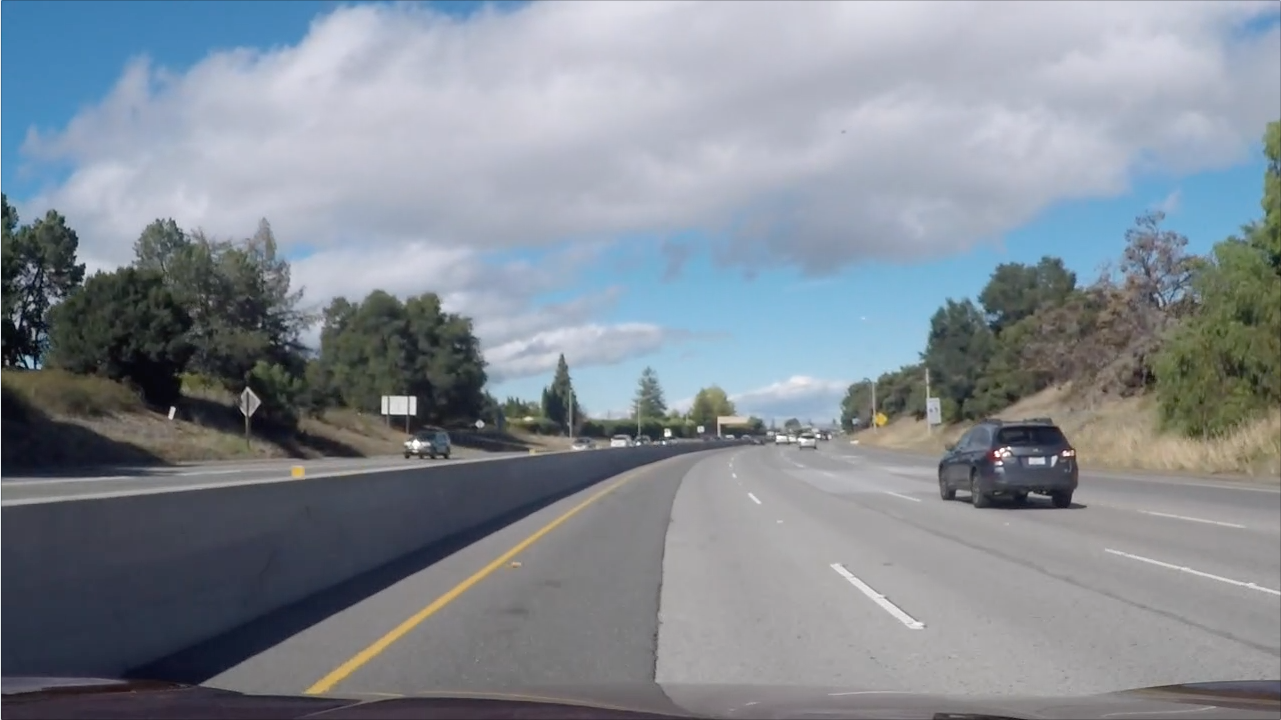
#> input picture test_images/challenge.jpg, 1281 x 720 px; its folder holds only this picture in this run
$ python -i methods.py   (imports and definitions only)   (older library calls are emulated)
#> lines starting #> are read from the running program, lines starting #| are printed output that depends on the picture; after the words box and inside, x2 and y2 are one past the last pixel; in counts of white or black regions, pixels touching at a corner belong together
import cv2
import matplotlib.pyplot as plt
import numpy as np
import pickle
import os.path
import glob
import math as m


# [47 lines left out: functions read_points, cal_undistort, perspective_tr, not called in this run]

def score_pixels(img) -> np.ndarray:
    """
    Takes a road image and returns an image where pixel intensity maps to likelihood of it being part of the lane.

    Each pixel gets its own score, stored as pixel intensity. An intensity of zero means it is not from the lane,
    and a higher score means higher confidence of being from the lane.

    :param img: an image of a road, typically from an overhead perspective.
    :return: The score image.
    """
    # Settings to run thresholding operations on
    settings = [{'name': 'lab_b', 'cspace': 'LAB', 'channel': 2, 'clipLimit': 2.0, 'threshold': 150},
                {'name': 'value', 'cspace': 'HSV', 'channel': 2, 'clipLimit': 6.0, 'threshold': 220},
                {'name': 'lightness', 'cspace': 'HLS', 'channel': 1, 'clipLimit': 2.0, 'threshold': 210}]

    # Perform binary thresholding according to each setting and combine them into one image.
    scores = np.zeros(img.shape[0:2]).astype('uint8')
    for params in settings:
        # Change color space
        color_t = getattr(cv2, 'COLOR_RGB2{}'.format(params['cspace']))
        gray = cv2.cvtColor(img, color_t)[:, :, params['channel']]

        # Normalize regions of the image using CLAHE
        clahe = cv2.createCLAHE(params['clipLimit'], tileGridSize=(8, 8))
        norm_img = clahe.apply(gray)

        # Threshold to binary
        ret, binary = cv2.threshold(norm_img, params['threshold'], 1, cv2.THRESH_BINARY)

        scores += binary
#> this loop made 3 passes
#> ret on passes 1 to 3: 150, 220, 210
#> pass 1, in score_pixels, `ret, binary = cv2.threshold(norm_img, params['threshold'], 1, cv2.THRE..`:
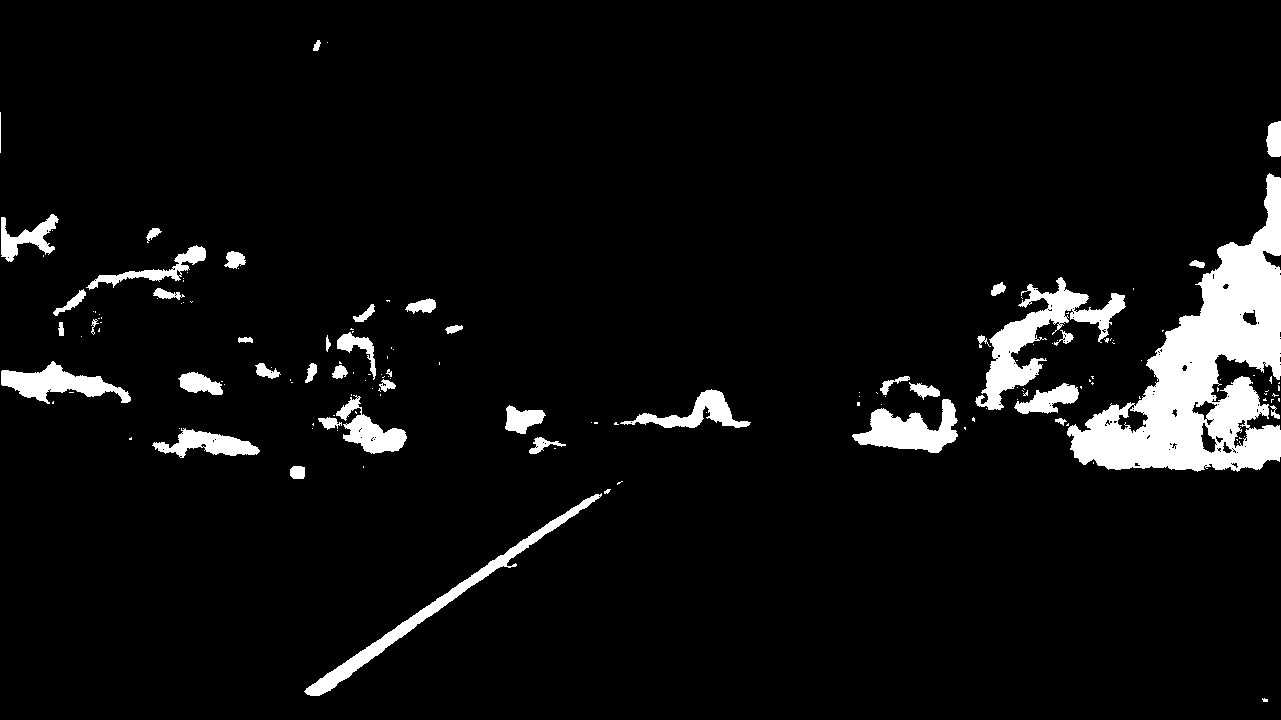
#> binary: shape (720, 1281); values 0 (black) and 1 (white), 6% white; 155 white regions (110 under 20 px), largest, box (x1, y1, x2, y2) and area: (1067, 173, 1281, 472) 25905, (975, 277, 1126, 410) 5350, (304, 493, 602, 696) 3640
#> after the loop:
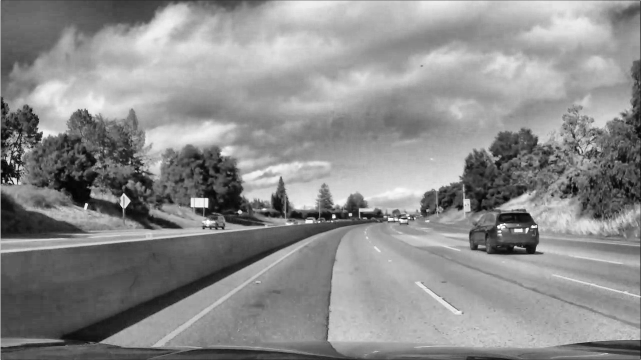
#> norm_img: shape (720, 1281) (shown at 1/2 size); min 0, max 255, mean 140.7

        # Sobel x
    gray = cv2.cvtColor(img, cv2.COLOR_RGB2GRAY)
    sobelx = cv2.Sobel(gray, cv2.CV_64F, 1, 0)  # Take the derivative in x
    abs_sobelx = np.absolute(sobelx)  # Absolute x derivative to accentuate lines away from horizontal
    scaled_sobel = np.uint8(255 * abs_sobelx / np.max(abs_sobelx))

    # Threshold x gradient
    sxbinary = np.zeros_like(scaled_sobel)
    sxbinary[(scaled_sobel >= 20) & (scaled_sobel <= 100)] = 1

    scores += sxbinary
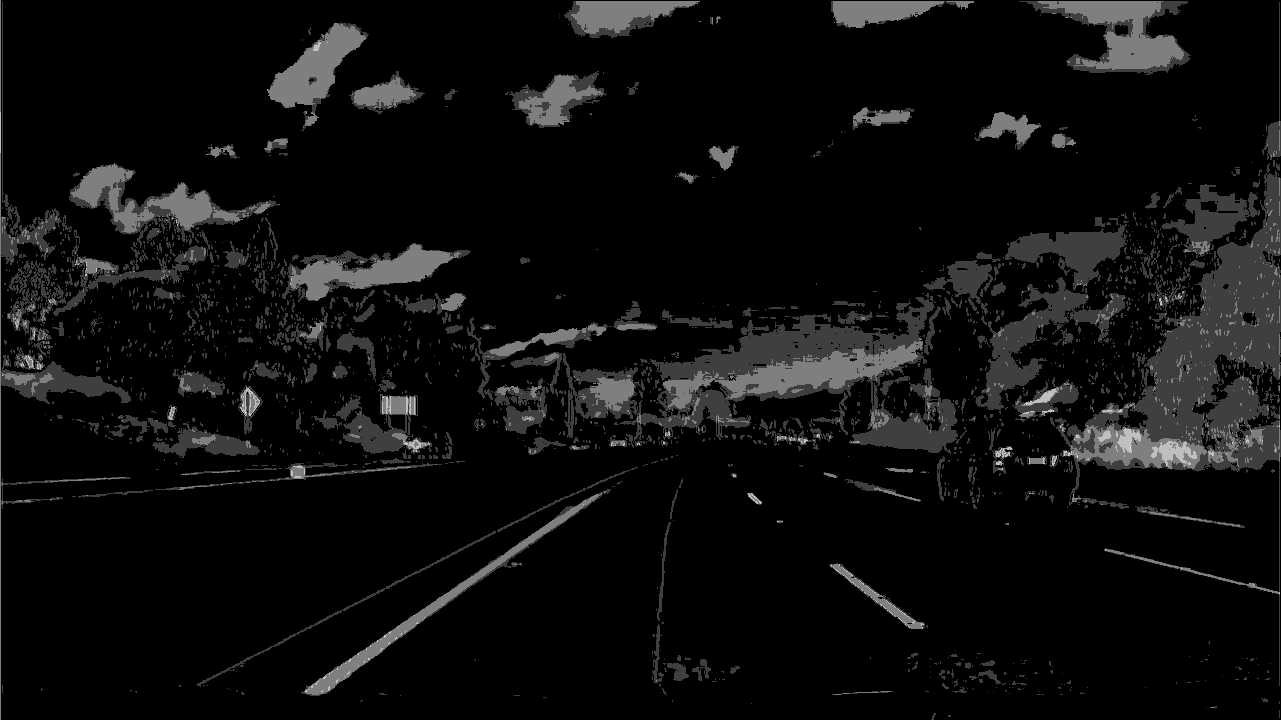
#> scores: shape (720, 1281); min 0, max 4, mean 0.22; drawn with min black and max white

    combined_binary = np.zeros_like(scores)
    combined_binary[scores > 1] = 1

    #         return cv2.normalize(scores, None, 0, 255, cv2.NORM_MINMAX)
    return combined_binary


# [199 lines left out: functions lane_lines, lane_lines2, fit_lanes, get_curvature, draw, not called in this run]

>>> import cv2
>>> picture = cv2.cvtColor(cv2.imread('test_images/challenge.jpg'), cv2.COLOR_BGR2RGB)
>>> result = score_pixels(picture)
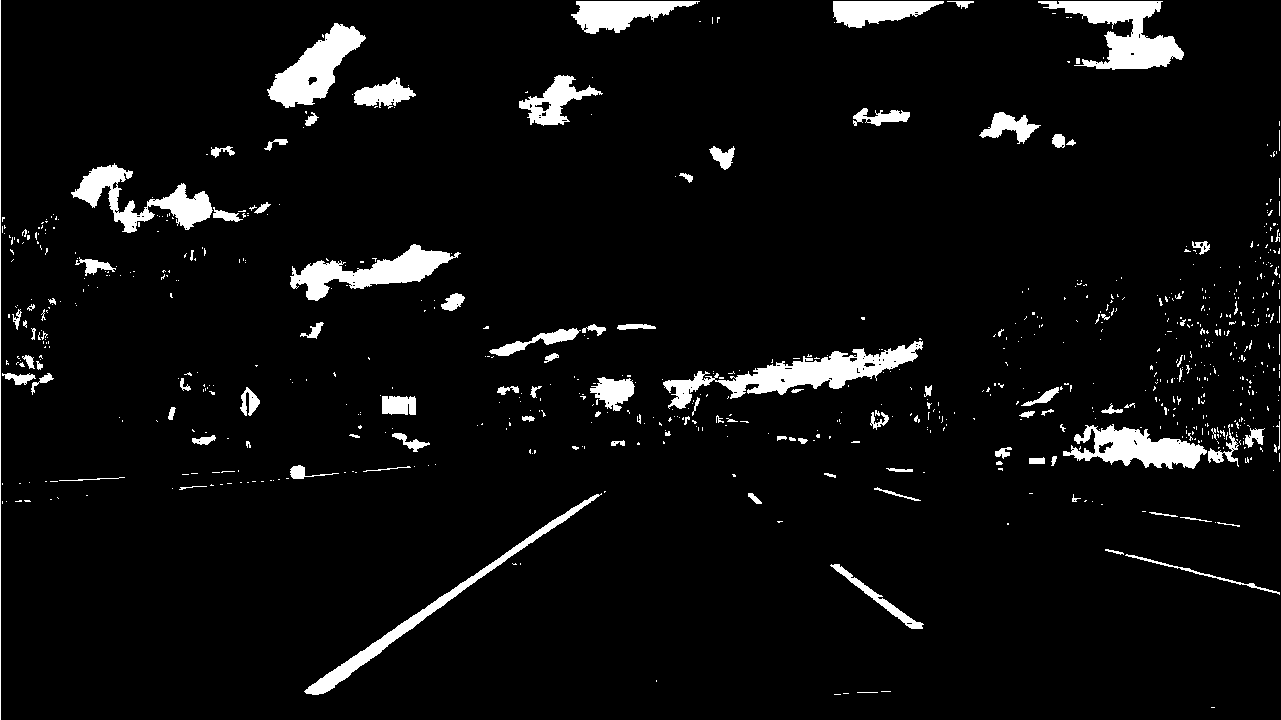
#> result: shape (720, 1281); values 0 (black) and 1 (white), 5.3% white; 770 white regions (656 under 20 px), largest, box (x1, y1, x2, y2) and area: (663, 341, 923, 409) 5162, (1038, 1, 1184, 70) 4370, (267, 23, 366, 108) 3644

$ run again, on test_images/end.jpg
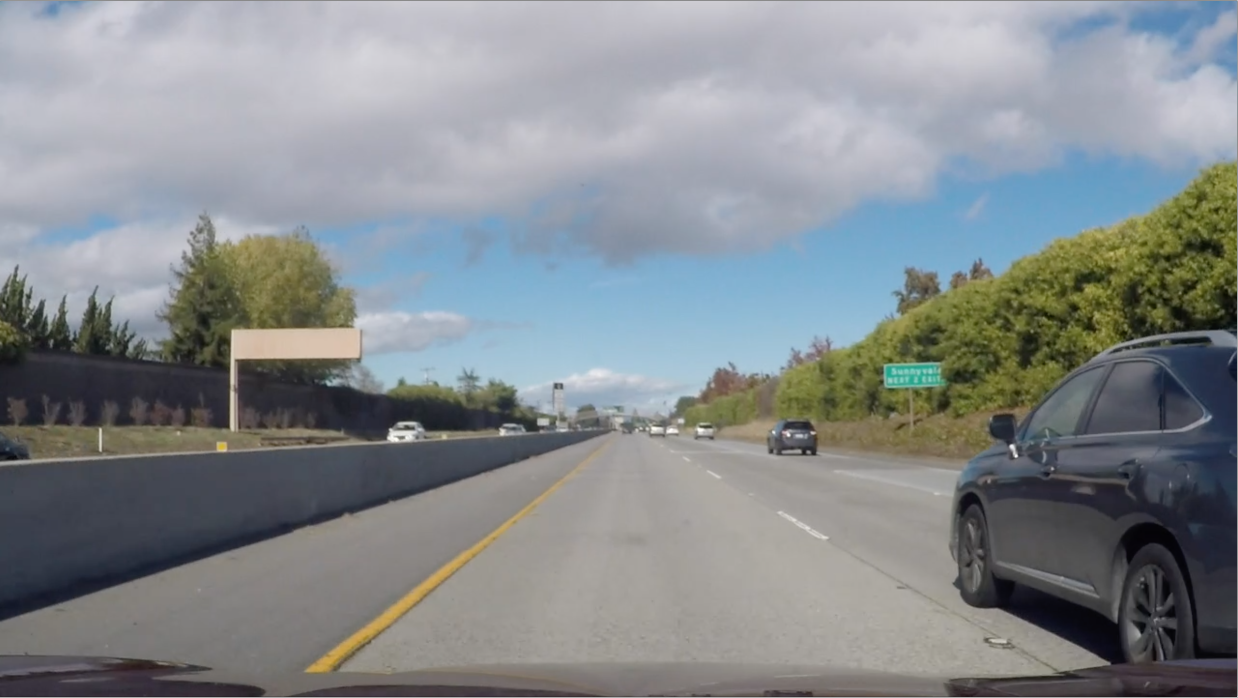
#> input picture test_images/end.jpg, 2476 x 1396 px (shown at 1/2 size)
#> the loop in score_pixels, `for params in settings:` made 3 passes
#> ret on passes 1 to 3: 150, 220, 210
#> pass 1, in score_pixels, `ret, binary = cv2.threshold(norm_img, params['threshold'], 1, cv2.THRE..`:
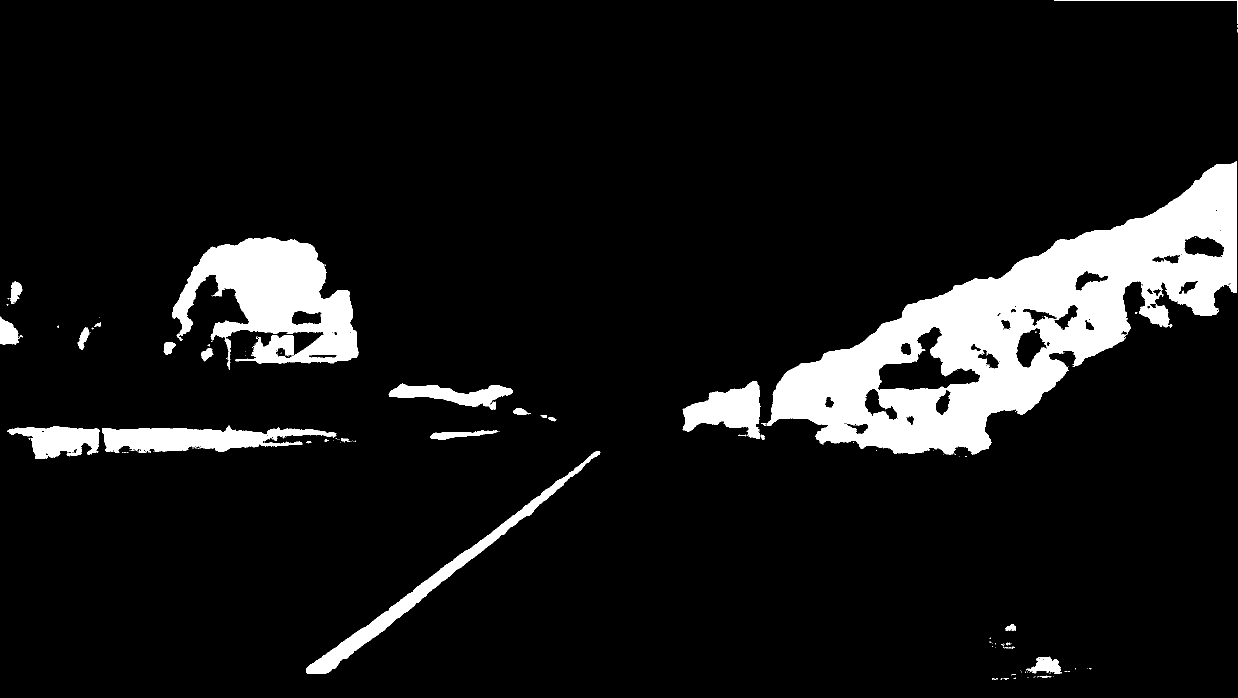
#> binary: shape (1396, 2476) (shown at 1/2 size); values 0 (black) and 1 (white), 8.9% white; 161 white regions (134 under 20 px), largest, box (x1, y1, x2, y2) and area: (1533, 323, 2474, 909) 194788, (344, 475, 717, 740) 52840, (612, 902, 1201, 1348) 15036
#> `result = score_pixels(picture)`:
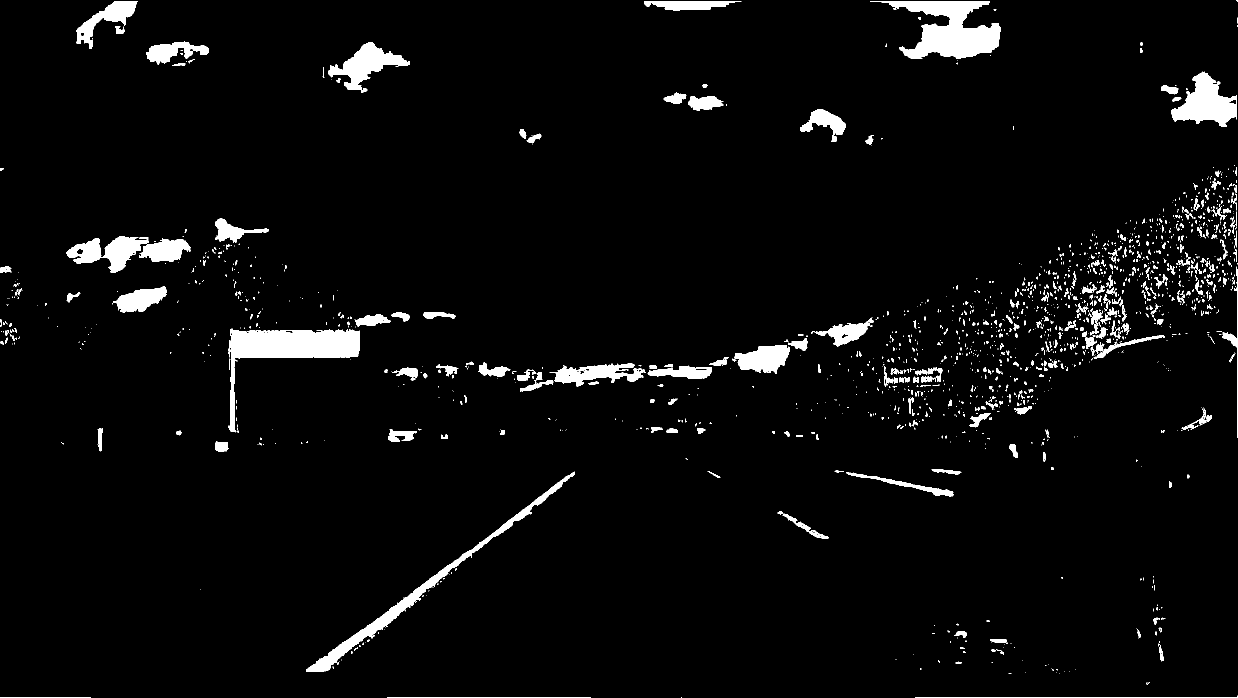
#> result: shape (1396, 2476) (shown at 1/2 size); values 0 (black) and 1 (white), 3.9% white; 1768 white regions (1334 under 20 px), largest, box (x1, y1, x2, y2) and area: (457, 657, 719, 864) 14814, (1740, 2, 2001, 118) 14498, (612, 943, 1150, 1344) 9502

$ run again, on test_images/shadow.jpg
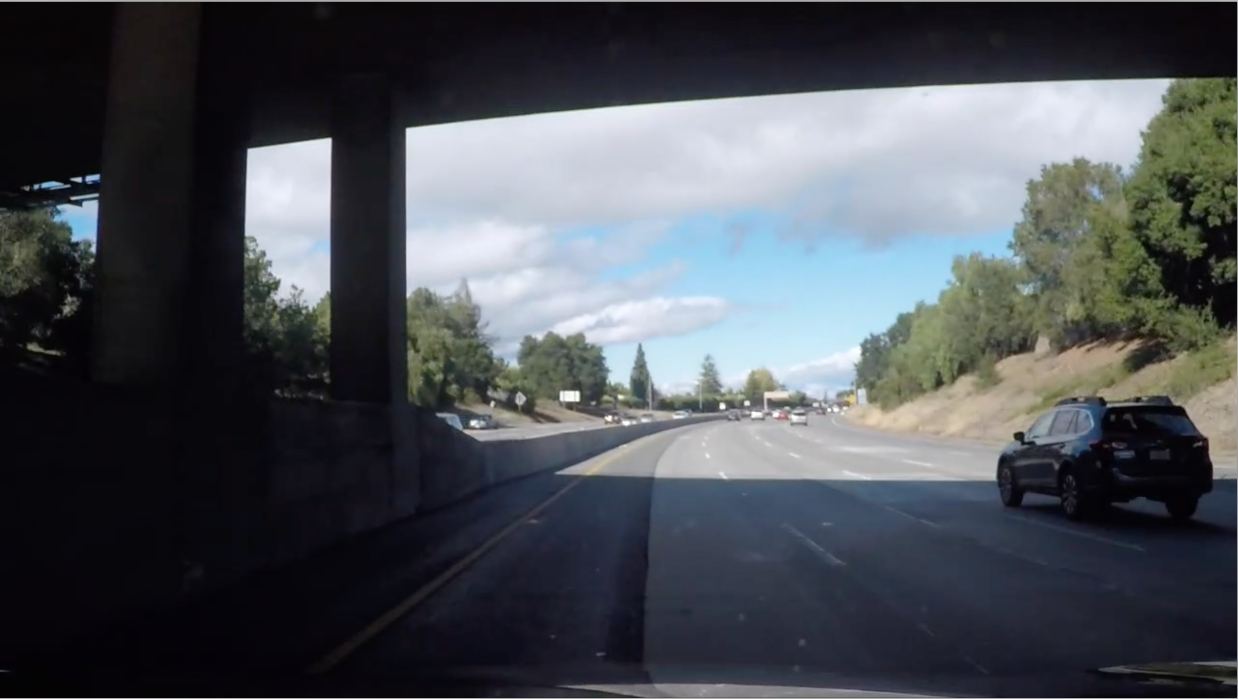
#> input picture test_images/shadow.jpg, 2476 x 1398 px (shown at 1/2 size)
#> the loop in score_pixels, `for params in settings:` made 3 passes
#> ret on passes 1 to 3: 150, 220, 210
#> pass 1, in score_pixels, `ret, binary = cv2.threshold(norm_img, params['threshold'], 1, cv2.THRE..`:
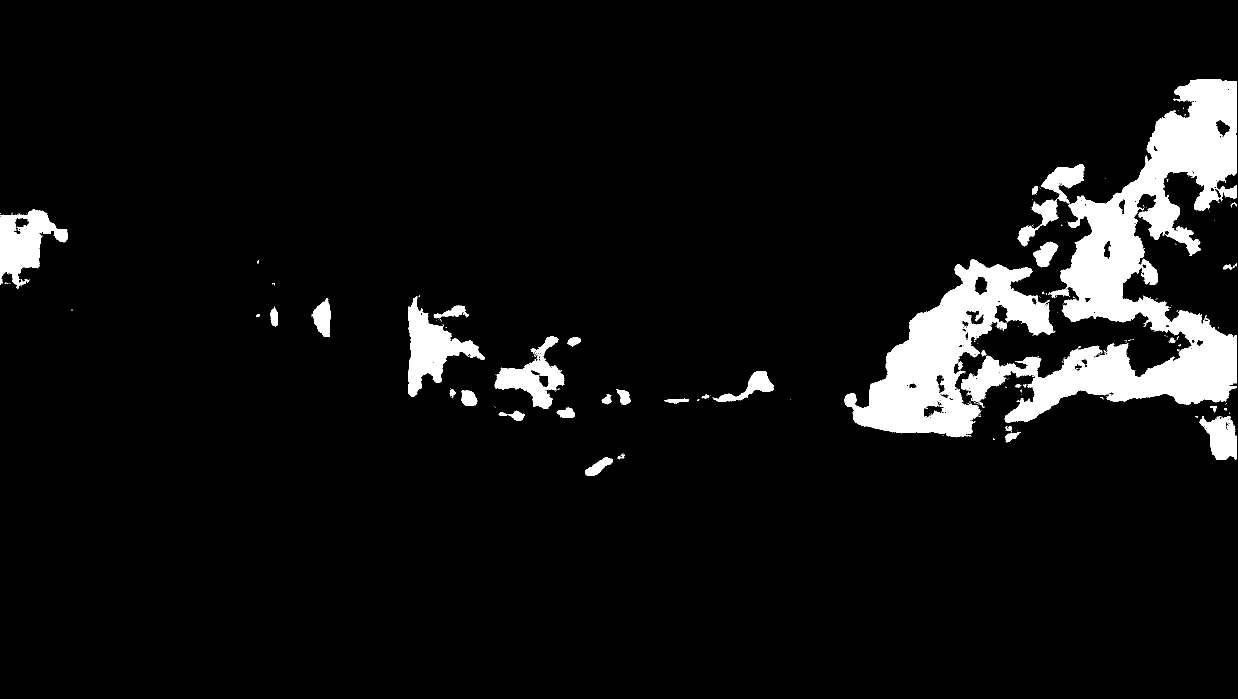
#> binary: shape (1398, 2476) (shown at 1/2 size); values 0 (black) and 1 (white), 6.6% white; 253 white regions (216 under 20 px), largest, box (x1, y1, x2, y2) and area: (1922, 158, 2474, 846) 119714, (1689, 519, 2111, 875) 56862, (816, 593, 970, 794) 11556
#> `result = score_pixels(picture)`:
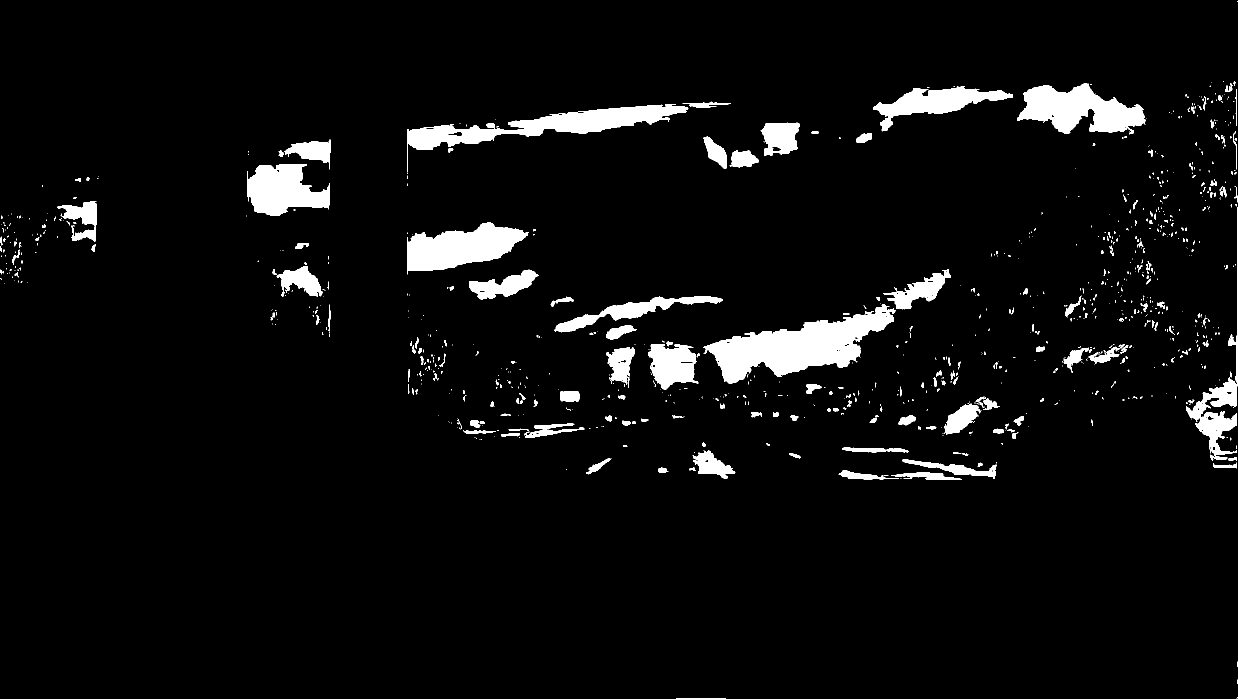
#> result: shape (1398, 2476) (shown at 1/2 size); values 0 (black) and 1 (white), 5% white; 983 white regions (747 under 20 px), largest, box (x1, y1, x2, y2) and area: (1407, 609, 1792, 768) 26276, (814, 209, 1377, 345) 17293, (2034, 167, 2291, 269) 15068
